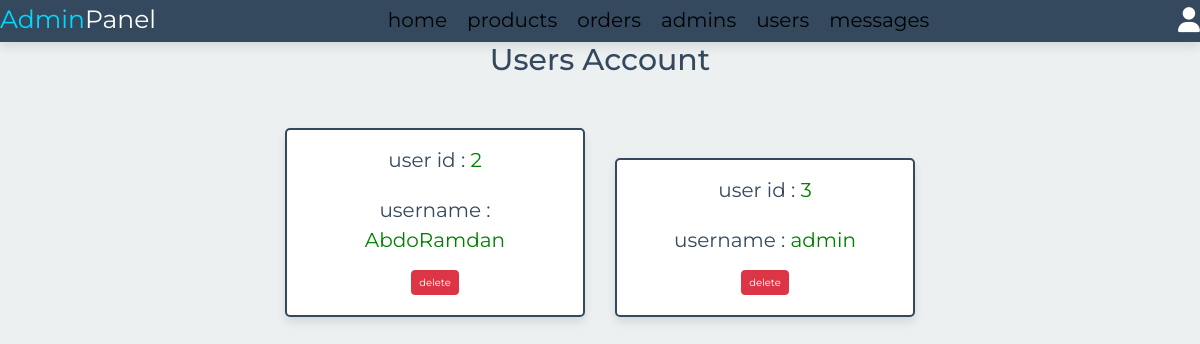
/admin/users_accounts.php (signed in), run on the app's committed database.
### tables this page shows
CREATE TABLE `users` (
  `id` int(11) NOT NULL,
  `name` varchar(20) NOT NULL,
  `email` varchar(50) NOT NULL,
  `number` varchar(10) NOT NULL,
  `password` varchar(50) NOT NULL,
  `address` varchar(500) NOT NULL
);

### admin/users_accounts.php (the view, shortened to what this page needs)
<!DOCTYPE html>
<html lang="en">
<head>
    <link href="https://cdn.jsdelivr.net/npm/bootstrap@5.3.0-alpha1/dist/css/bootstrap.min.css" rel="stylesheet">
    <link rel="stylesheet" href="https://cdnjs.cloudflare.com/ajax/libs/font-awesome/6.1.1/css/all.min.css">
    <link rel="stylesheet" href="css/stlye.css">
</head>
<body>
    <?php
    include 'connect.php';
    ?>
    <?php include 'componat/admin_header.php' ?>
    <section class="accounts">
        <h1 class="heading">users account</h1>
        <div class="box-countaner">
            <?php
            $select_account = $conn->query("SELECT * FROM `users`");
            if ($select_account->num_rows > 0) {
                while ($fetch_accounts = $select_account->fetch_assoc()) {
            ?>
                    <div class="box">
                        <p> user id : <span><?= htmlspecialchars($fetch_accounts['id']); ?></span> </p>
                        <p> username : <span><?= htmlspecialchars($fetch_accounts['name']); ?></span> </p>
                        <div class="flex-btn">
                            <a href="users_accounts.php?delete=<?= $fetch_accounts['id']; ?>" class="btn btn-danger" onclick="return confirm('Are you sure you want to delete this account?');">delete</a>
                        </div>
                    </div>
            <?php
                }
            } else {
                echo '<p class="empty">No accounts available</p>';
            }
            ?>
        </div>
    </section>
</body>
</html>

### admin/css/stlye.css (style rules this page uses)
:root { --main-color: #00d9ff; --secondary-color: #34495e; --white: #ffffff; --shadow: 0 4px 8px rgba(0, 0, 0, 0.2); --transition: all 0.3s ease; --border: 0.2rem solid var(--black); --black: #34495e; --box-shadow: 0 0.5rem 1rem rgba(0, 0, 0, 0.1); --light-bg: #f5f5f5; }
* { margin: 0; padding: 0; box-sizing: border-box; font-family: "Montserrat", sans-serif; }
html { font-size: 62.5%; overflow-x: hidden; }
body { background-color: #ecf0f1; color: var(--secondary-color); }
.heading { text-align: center; margin-bottom: 5rem; text-transform: capitalize; color: var(--black); font-size: 3rem; }
.accounts .box-countaner { display: grid; grid-template-columns: repeat(auto-fit, 30rem); gap: 3rem; justify-content: center; align-items: flex-end; }
.accounts .box-countaner .box { background-color: var(--white); border-radius: 0.5rem; box-shadow: var(--box-shadow); border: var(--border); padding: 2rem; padding-top: 1rem; text-align: center; }
.accounts .box-countaner .box p { padding: 0.5rem 0; font-size: 2rem; color: var(--black); }
.accounts .box-countaner .box p span { color: green; }
.box { background-color: var(--white); border-radius: 0.5rem; box-shadow: var(--box-shadow); border: var(--border); padding: 2rem; padding-top: 1rem; text-align: center; }
.box p { padding: 0.5rem 0; font-size: 1.8rem; color: var(--black); }
.box p span { color: var(--main-color); }

### data on the page
users: id "2", name "AbdoRamdan"
users: id "3", name "admin"
